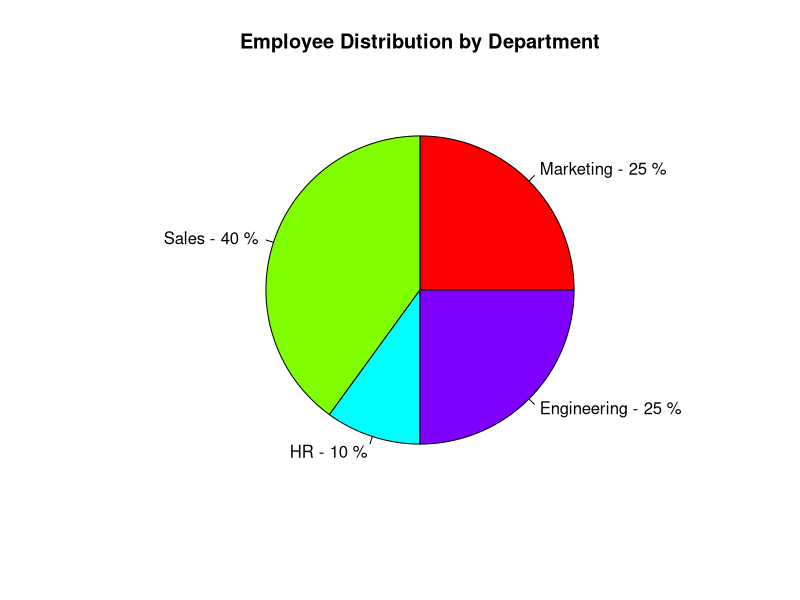

Source code (R):
departments <- c("Marketing", "Sales", "HR", "Engineering")
employees <- c(50, 80, 20, 50) # Must add up to your total (200)
percentages <- round(100 * employees / sum(employees), 1)
labels <- paste(departments, "-", percentages, "%")
pie(employees, 
    labels = labels, 
    col = rainbow(length(employees)), 
    main = "Employee Distribution by Department")
